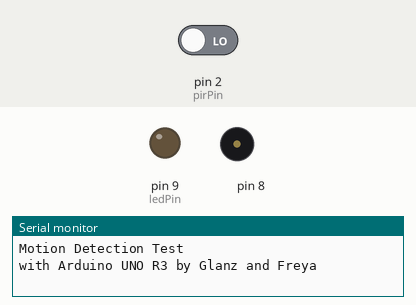
Simulated run of this sketch. Board: Arduino Uno, built with avr-gcc and run on an emulated ATmega328P. Parts: output pins drawn as LEDs (lit = HIGH), buzzer (waves = sounding), the last lines printed to the serial monitor. The inputs (shaded band) are chosen by the test bench; at power-on: pin 2 (pirPin) LOW.

Above: at 1.2 s.
1.3 s: pin 2 (pirPin) driven HIGH
At 1.4 s:
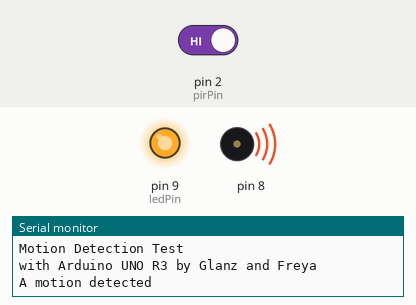
At 1.8 s:
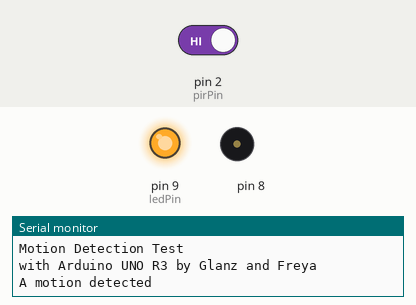
Timing chart, 0 to 10.3 s (numbered marks = the images above; inputs shaded):
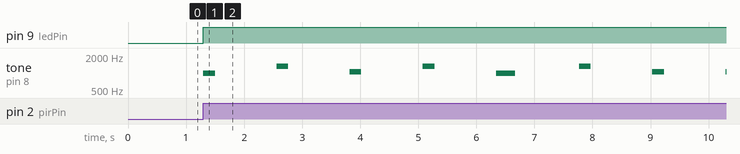

Measured:
- after the input at 1.3 s, pin 9 (ledPin): LOW → HIGH at once; tone on pin 8: plays 988 Hz for 0.20 s, 1319 Hz for 0.20 s, 1047 Hz for 0.20 s, 1319 Hz for 0.20 s, 988 Hz for 0.33 s, 1319 Hz for 0.20 s … (8 notes in this stretch), starting at once

The sketch:

PIR-SensorLED.ino
```cpp
// When someone enter a room an LED will be turned on
// and a song will be played
#include "pitches.h"

int ledPin = 9;
int pirPin = 2;
int pirStat = 0;
int melodyalways[] = {
  NOTE_B5, NOTE_E6, NOTE_C6, NOTE_E6, NOTE_B5,
  NOTE_E6, NOTE_C6, NOTE_C6, NOTE_E6,
  NOTE_B5, NOTE_E6, NOTE_C6, NOTE_E6, NOTE_B5,
  NOTE_E6, NOTE_C6, NOTE_C6, NOTE_E6,
  NOTE_B5, NOTE_E6, NOTE_C6, NOTE_E6, NOTE_B5,
  NOTE_E6, NOTE_C6, NOTE_C6, NOTE_E6,
  NOTE_A6, NOTE_G6, NOTE_F6, NOTE_E6,
  NOTE_DS6,
  NOTE_E6,
};

int notealwaysDurations[] = {
  5, 5, 5, 5, 3,
  5, 5, 5, 5,
  5, 5, 5, 5, 3,
  5, 5, 5, 5,
  5, 5, 5, 5, 3,
  5, 5, 5, 5,
  5, 5, 6, 6,
  2,
  1
};

void setup() {
  pinMode(ledPin, OUTPUT);
  pinMode(pirPin, INPUT);

  Serial.begin(9600);
  Serial.println("Motion Detection Test");
  Serial.println("with Arduino UNO R3 by Glanz and Freya");

}

void loop() {
  pirStat = digitalRead(pirPin);
   // if motion detected turn LED on
  if (pirStat == HIGH) {
    digitalWrite(ledPin, HIGH);
    Serial.println("A motion detected");
    int size = sizeof(notealwaysDurations) / sizeof(int);

    for (int thisNote = 0; thisNote < size; thisNote++) {
    int notealwaysDuration = 1000 / notealwaysDurations[thisNote];
    tone(8, melodyalways[thisNote], notealwaysDuration);

    int pauseBetweenNotes = notealwaysDuration * 1.30;
    delay(pauseBetweenNotes);

    noTone(8);
    delay(1000);
    }
  }
  else {
    digitalWrite(ledPin, LOW); // turn LED OFF if we have no motion

  }

}
```

pitches.h
```cpp
#define NOTE_B0  31
#define NOTE_C1  33
#define NOTE_CS1 35
#define NOTE_D1  37
#define NOTE_DS1 39
#define NOTE_E1  41
#define NOTE_F1  44
#define NOTE_FS1 46
#define NOTE_G1  49
#define NOTE_GS1 52
#define NOTE_A1  55
#define NOTE_AS1 58
#define NOTE_B1  62
#define NOTE_C2  65
#define NOTE_CS2 69
#define NOTE_D2  73
#define NOTE_DS2 78
#define NOTE_E2  82
#define NOTE_F2  87
#define NOTE_FS2 93
#define NOTE_G2  98
#define NOTE_GS2 104
#define NOTE_A2  110
#define NOTE_AS2 117
#define NOTE_B2  123
#define NOTE_C3  131
#define NOTE_CS3 139
#define NOTE_D3  147
#define NOTE_DS3 156
#define NOTE_E3  165
#define NOTE_F3  175
#define NOTE_FS3 185
#define NOTE_G3  196
#define NOTE_GS3 208
#define NOTE_A3  220
#define NOTE_AS3 233
#define NOTE_B3  247
#define NOTE_C4  262
#define NOTE_CS4 277
#define NOTE_D4  294
#define NOTE_DS4 311
#define NOTE_E4  330
#define NOTE_F4  349
#define NOTE_FS4 370
#define NOTE_G4  392
#define NOTE_GS4 415
#define NOTE_A4  440
#define NOTE_AS4 466
#define NOTE_B4  494
#define NOTE_C5  523
#define NOTE_CS5 554
#define NOTE_D5  587
#define NOTE_DS5 622
#define NOTE_E5  659
#define NOTE_F5  698
#define NOTE_FS5 740
#define NOTE_G5  784
#define NOTE_GS5 831
#define NOTE_A5  880
#define NOTE_AS5 932
#define NOTE_B5  988
#define NOTE_C6  1047
#define NOTE_CS6 1109
#define NOTE_D6  1175
#define NOTE_DS6 1245
#define NOTE_E6  1319
#define NOTE_F6  1397
#define NOTE_FS6 1480
#define NOTE_G6  1568
#define NOTE_GS6 1661
#define NOTE_A6  1760
#define NOTE_AS6 1865
#define NOTE_B6  1976
#define NOTE_C7  2093
#define NOTE_CS7 2217
#define NOTE_D7  2349
#define NOTE_DS7 2489
#define NOTE_E7  2637
#define NOTE_F7  2794
#define NOTE_FS7 2960
#define NOTE_G7  3136
#define NOTE_GS7 3322
#define NOTE_A7  3520
#define NOTE_AS7 3729
#define NOTE_B7  3951
#define NOTE_C8  4186
#define NOTE_CS8 4435
#define NOTE_D8  4699
#define NOTE_DS8 4978
```
